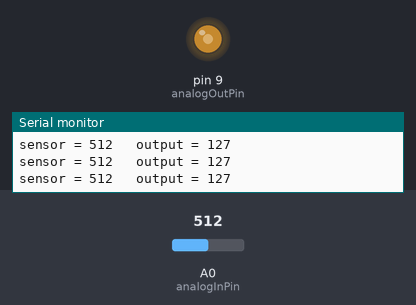
A sketch run on a simulated Arduino Uno, built with avr-gcc and run on an emulated ATmega328P. Shown: output pins drawn as LEDs (lit = HIGH), the last lines printed to the serial monitor. The inputs (shaded band) are chosen by the test bench; at power-on: A0 (analogInPin) = 512.

Above: at 1.2 s.
1.3 s: A0 (analogInPin) set to 716
At 2.5 s:
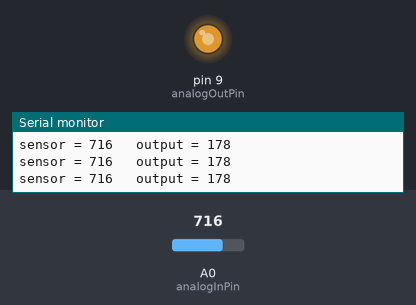
2.8 s: A0 (analogInPin) set to 900
At 4.0 s:
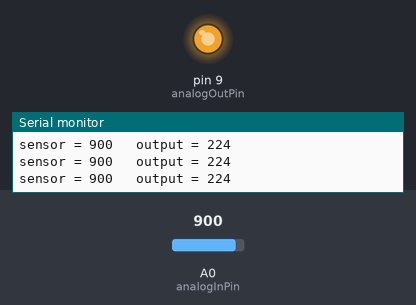
4.3 s: A0 (analogInPin) set to 122
At 5.5 s:
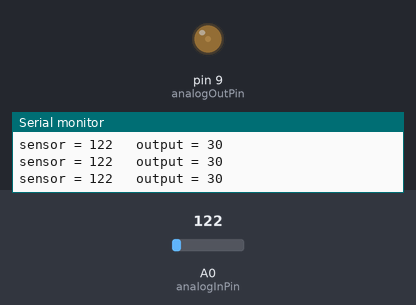
5.8 s: A0 (analogInPin) set to 0
At 7.0 s:
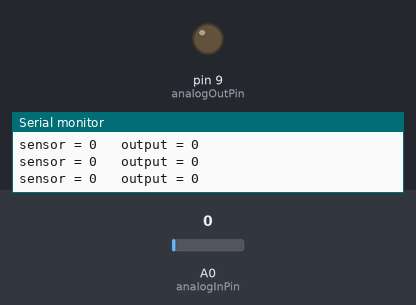
7.3 s: A0 (analogInPin) set to 511
At 8.6 s:
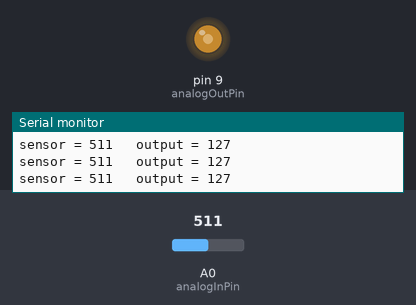
Timing chart, 0 to 9.8 s (numbered marks = the images above; inputs shaded):
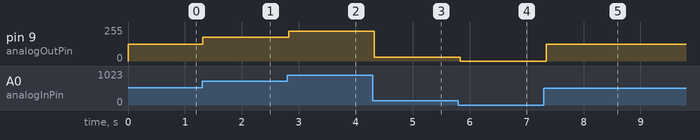

The sketch:

06-analog-in-serial-out.ino
```cpp
const int analogInPin = A0;  // Analog input pin that the potentiometer is attached to
const int analogOutPin = 9;  // Analog output pin that the LED is attached to

int sensorValue = 0;  // value read from the pot
int outputValue = 0;  // value output to the PWM (analog out)

void setup() {
  Serial.begin(9600);
}

void loop() {
  sensorValue = analogRead(analogInPin);
  outputValue = map(sensorValue, 0, 1023, 0, 255);
  analogWrite(analogOutPin, outputValue);

  Serial.print("sensor = ");
  Serial.print(sensorValue);
  Serial.print("\t output = ");
  Serial.println(outputValue);

  delay(100);
}
```

Measured:
- after the input at 1.3 s, pin 9 (analogOutPin): 127/255 → 178/255 at once
- after the input at 2.8 s, pin 9 (analogOutPin): 178/255 → 224/255 at once
- after the input at 4.3 s, pin 9 (analogOutPin): 224/255 → 30/255 at once
- after the input at 5.8 s, pin 9 (analogOutPin): 30/255 → 0/255 at once
- after the input at 7.3 s, pin 9 (analogOutPin): 0/255 → 127/255 after 0.05 s
